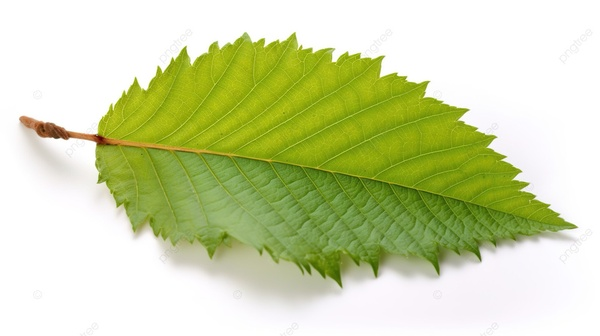
#> input picture Daunn.jpg, 600 x 336 px, shrunk from 960 x 538 before the run
$ jupyter execute 'P9_1217070041_Muhamad Lutfi Alamsyah.ipynb'
#> lines starting #> are read from the running program, lines starting #| are printed output that depends on the picture; after the words box and inside, x2 and y2 are one past the last pixel; in counts of white or black regions, pixels touching at a corner belong together
[cell 1]
import numpy as np
import cv2 as cv
from matplotlib import pyplot as plt

img = cv.imread('Daunn.jpg',0)
#> img: shape (336, 600); min 24, max 255, mean 206.6
laplacian64f = cv.Laplacian(img,cv.CV_64F)
abs_laplacian64f = np.absolute(laplacian64f)
laplacian_8u = np.uint8(abs_laplacian64f)
sobelx64f = cv.Sobel(img,cv.CV_64F,1,0,ksize=3)
abs_sobelx64f = np.absolute(sobelx64f)
sobelx_8u = np.uint8(abs_sobelx64f)
sobely64f = cv.Sobel(img,cv.CV_64F,0,1,ksize=3)
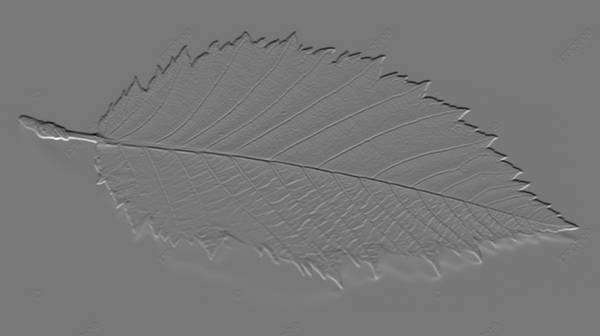
#> sobely64f: shape (336, 600) float64; min -685, max 769, mean 0; drawn with min black and max white
abs_sobely64f = np.absolute(sobely64f)
sobely_8u = np.uint8(abs_sobely64f)
magnitudeSobel = cv.magnitude(sobelx64f, sobely64f)
abs_sobel = np.absolute(magnitudeSobel)
sobel_8u = np.uint8(abs_sobel)

plt.subplot(3,2,1),plt.imshow(img,cmap = 'gray')
plt.title('Original'), plt.xticks([]), plt.yticks([])
plt.subplot(3,2,2),plt.imshow(laplacian_8u,cmap = 'gray')
plt.title('laplacian'), plt.xticks([]), plt.yticks([])
plt.subplot(3,2,3),plt.imshow(sobelx_8u,cmap = 'gray')
plt.title('Sobel X'), plt.xticks([]), plt.yticks([])
plt.subplot(3,2,4),plt.imshow(sobely_8u,cmap = 'gray')
plt.title('Sobel Y'), plt.xticks([]), plt.yticks([])
plt.subplot(3,2,5),plt.imshow(sobel_8u,cmap = 'gray') # corrected variable name
plt.title('Sobel Magnitude'), plt.xticks([]), plt.yticks([]) # corrected title
plt.show()

cv.imshow('Original', img)
cv.imshow('laplacian', laplacian_8u)
cv.imshow('Sobel X', sobelx_8u)
cv.imshow('Sobel Y', sobely_8u)
cv.imshow('Sobel Magnitude', sobel_8u) # corrected variable name
cv.waitKey(0)
cv.destroyAllWindows()

[cell 2]
import cv2 as cv
from matplotlib import pyplot as plt

img= cv.imread('daunn.jpg',0)
edges= cv.Canny(img,100,200)
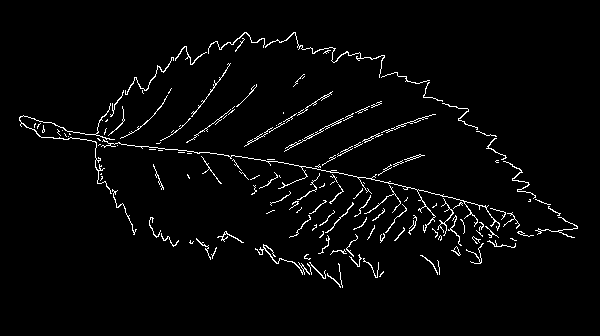
#> edges: shape (336, 600); 2.8% white in thin lines or dots, all inside (x1, y1, x2, y2) = (19, 32, 578, 288)
plt.subplot(121),plt.imshow(img,cmap='gray')
plt.title('original immage'), plt.xticks([]),plt.yticks([])
plt.subplot(122),plt.imshow(edges,cmap='gray')
plt.title('edges image'), plt.xticks([]),plt.yticks([])
plt.show()

cv.imshow('original',img)
cv.imshow('Canny', edges)
cv.waitKey(0)
cv.destroyAllWindows()

[cell 3]
import numpy as np
import cv2 as cv
from matplotlib import pyplot as plt

img = cv.imread('sirih.jpg',0)
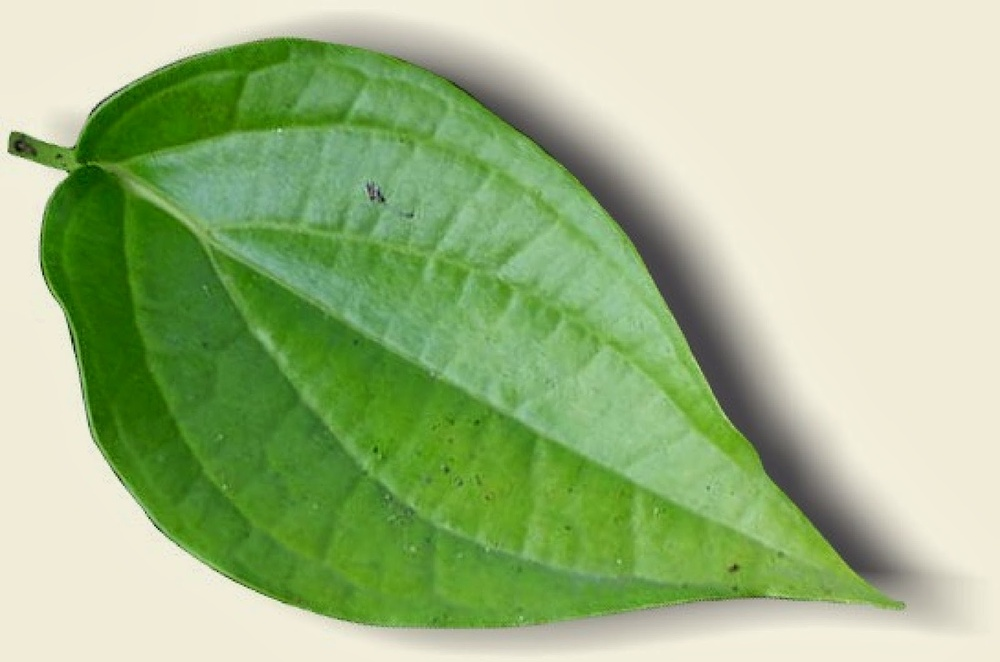
#> input picture sirih.jpg, 1000 x 662 px, shrunk from 1600 x 1060 before the run
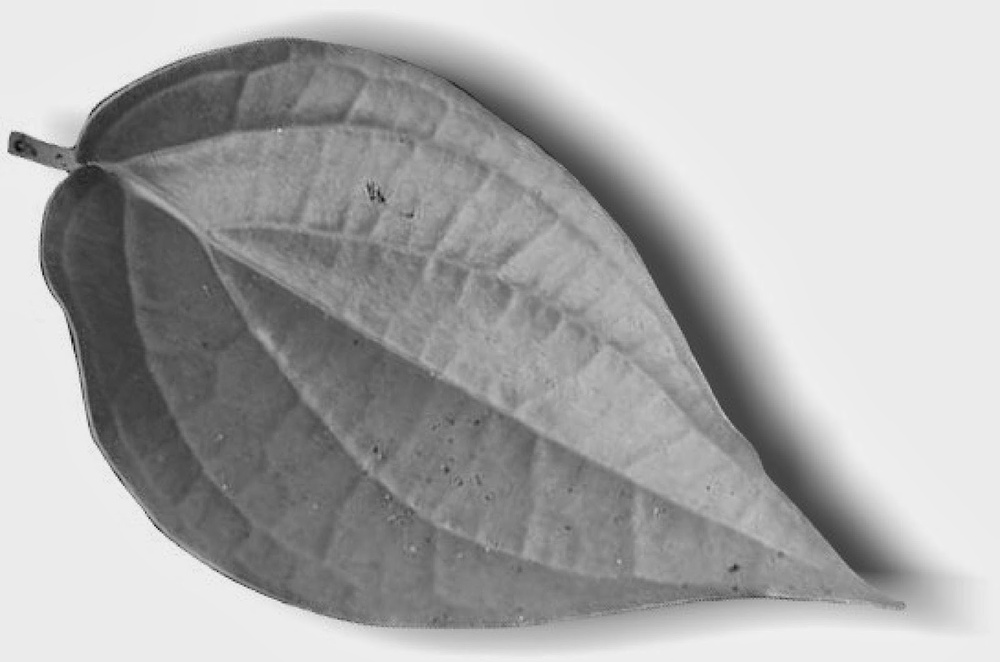
#> img: shape (662, 1000); min 3, max 255, mean 172.6
laplacian64f = cv.Laplacian(img,cv.CV_64F)
#> laplacian64f: shape (662, 1000) float64
abs_laplacian64f = np.absolute(laplacian64f)
#> abs_laplacian64f: shape (662, 1000) float64
laplacian_8u = np.uint8(abs_laplacian64f)
#> laplacian_8u: shape (662, 1000)
sobelx64f = cv.Sobel(img,cv.CV_64F,1,0,ksize=3)
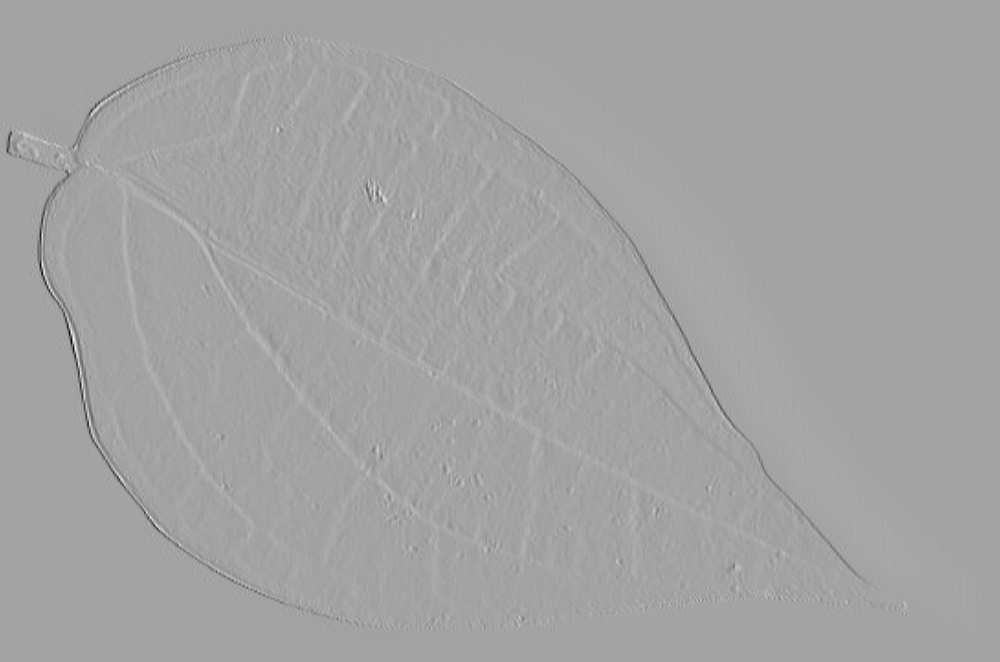
#> sobelx64f: shape (662, 1000) float64; min -866, max 486, mean 0; drawn with min black and max white
abs_sobelx64f = np.absolute(sobelx64f)
#> abs_sobelx64f: shape (662, 1000) float64
sobelx_8u = np.uint8(abs_sobelx64f)
#> sobelx_8u: shape (662, 1000)
sobely64f = cv.Sobel(img,cv.CV_64F,0,1,ksize=3)
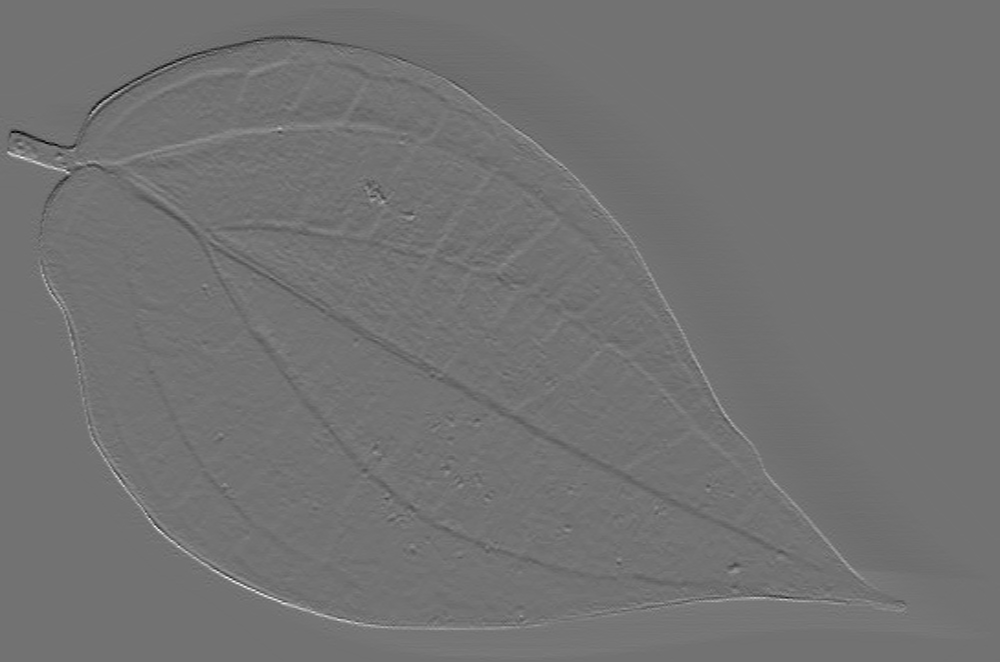
#> sobely64f: shape (662, 1000) float64; min -525, max 643, mean 0; drawn with min black and max white
abs_sobely64f = np.absolute(sobely64f)
#> abs_sobely64f: shape (662, 1000) float64
sobely_8u = np.uint8(abs_sobely64f)
#> sobely_8u: shape (662, 1000)
magnitudeSobel = cv.magnitude(sobelx64f, sobely64f)
#> magnitudeSobel: shape (662, 1000) float64
abs_sobel = np.absolute(magnitudeSobel)
sobel_8u = np.uint8(abs_sobel)
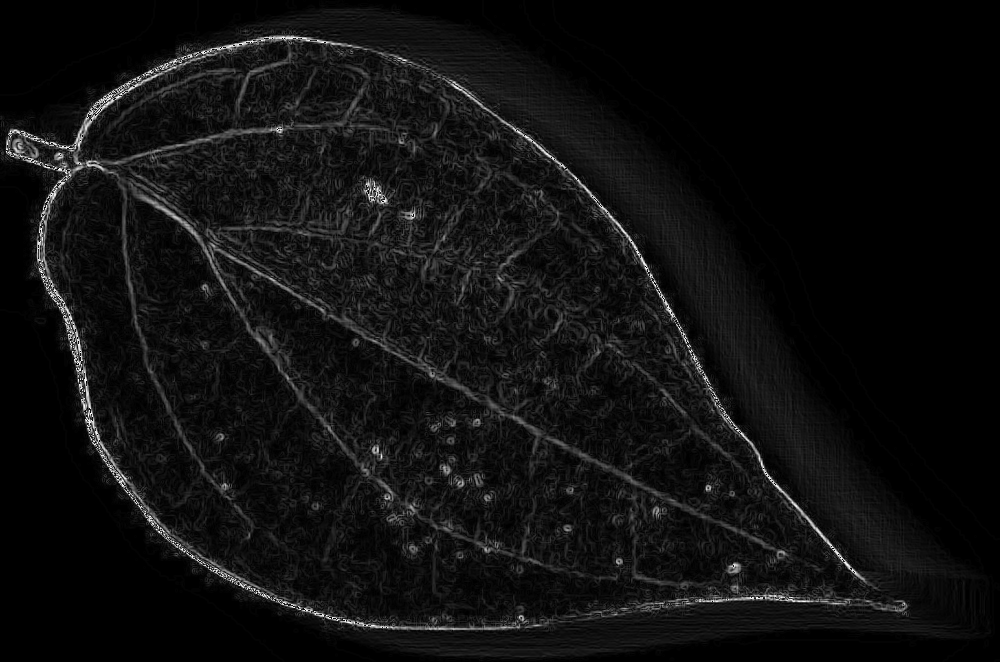
#> sobel_8u: shape (662, 1000); min 0, max 255, mean 15.7

plt.subplot(3,2,1),plt.imshow(img,cmap = 'gray')
plt.title('Original'), plt.xticks([]), plt.yticks([])
plt.subplot(3,2,2),plt.imshow(laplacian_8u,cmap = 'gray')
plt.title('laplacian'), plt.xticks([]), plt.yticks([])
plt.subplot(3,2,3),plt.imshow(sobelx_8u,cmap = 'gray')
plt.title('Sobel X'), plt.xticks([]), plt.yticks([])
plt.subplot(3,2,4),plt.imshow(sobely_8u,cmap = 'gray')
plt.title('Sobel Y'), plt.xticks([]), plt.yticks([])
plt.subplot(3,2,5),plt.imshow(sobel_8u,cmap = 'gray') # corrected variable name
plt.title('Sobel Magnitude'), plt.xticks([]), plt.yticks([]) # corrected title
plt.show()

cv.imshow('Original', img)
cv.imshow('laplacian', laplacian_8u)
cv.imshow('Sobel X', sobelx_8u)
cv.imshow('Sobel Y', sobely_8u)
cv.imshow('Sobel Magnitude', sobel_8u) # corrected variable name
cv.waitKey(0)
cv.destroyAllWindows()

[cell 4]
import cv2 as cv
from matplotlib import pyplot as plt

img= cv.imread('sirih.jpg',0)
edges= cv.Canny(img,100,200)
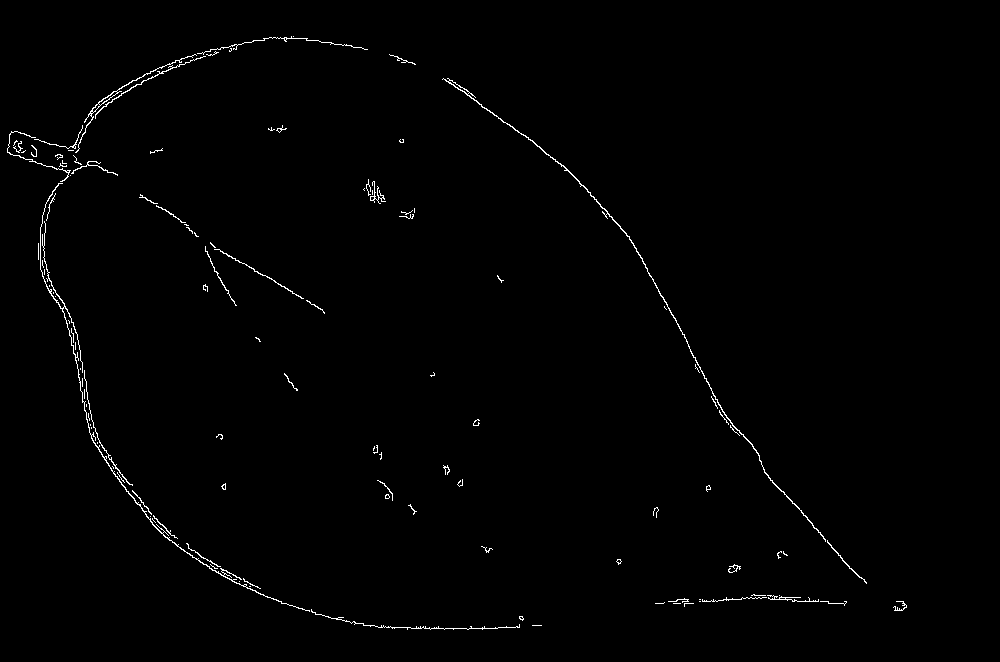
#> edges: shape (662, 1000); 0.81% white in thin lines or dots, all inside (x1, y1, x2, y2) = (7, 36, 907, 630)
plt.subplot(121),plt.imshow(img,cmap='gray')
plt.title('original immage'), plt.xticks([]),plt.yticks([])
plt.subplot(122),plt.imshow(edges,cmap='gray')
plt.title('edges image'), plt.xticks([]),plt.yticks([])
plt.show()

cv.imshow('original',img)
cv.imshow('Canny', edges)
cv.waitKey(0)
cv.destroyAllWindows()

[cell 5]
import cv2
import numpy as np
import matplotlib.pyplot as plt

def segmentasi_citra(img_path):

#> called with img_path = 'sirih.jpg'
    img = cv2.imread(img_path, cv2.IMREAD_GRAYSCALE)

    ret, thresh = cv2.threshold(img, 0, 255, cv2.THRESH_BINARY_INV+cv2.THRESH_OTSU)
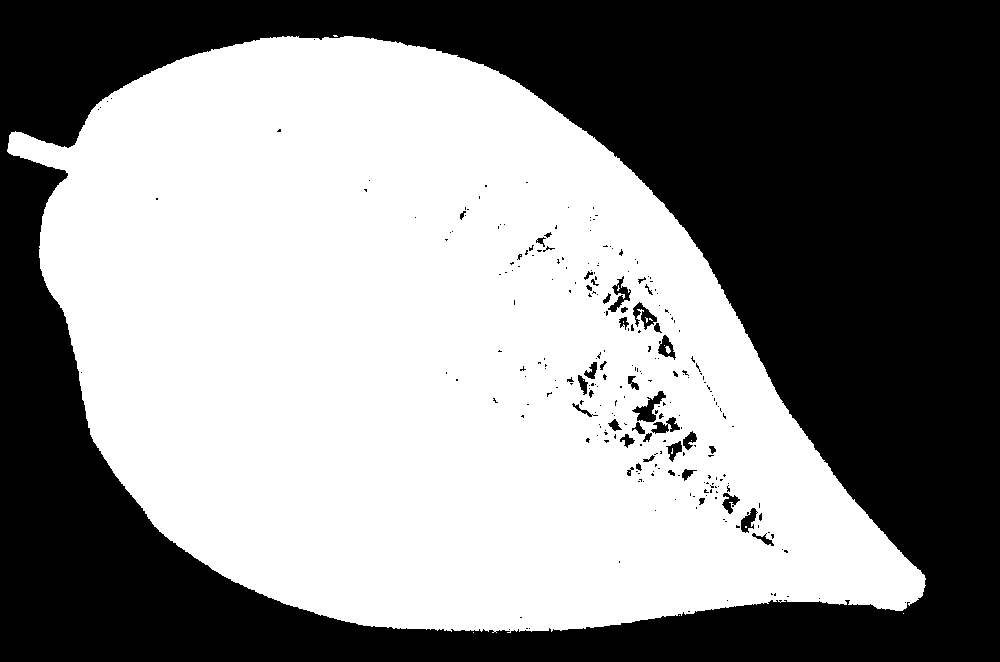
#> thresh: shape (662, 1000); 53.9% white; 259 black regions (218 under 20 px), largest, box (x1, y1, x2, y2) and area: (0, 0, 1000, 662) 300637, (632, 391, 666, 422) 404, (633, 302, 657, 330) 288
#> ret = 176

    plt.imshow(thresh, cmap='gray')
    plt.title('Segmentasi Citra')
    plt.axis('off')
    plt.show()

img_path = 'sirih.jpg'

segmentasi_citra(img_path)
